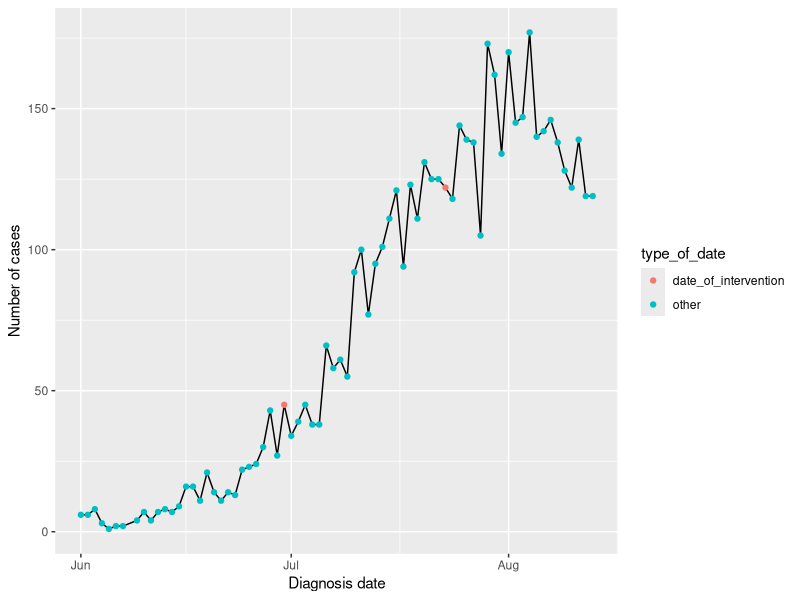
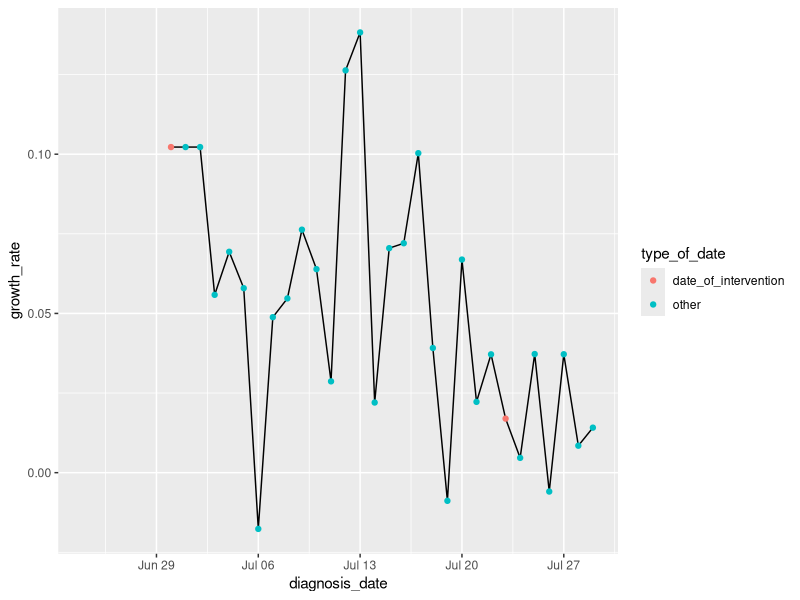

These charts were generated, in order, by the following R code:
## ---- chunk 1
knitr::opts_chunk$set(
  echo = TRUE,
  message = FALSE,
  warning = FALSE
)
library(tidyverse)
library(ggplot2)
library(lubridate)
library(bookdown)
library(deSolve)

## ---- chunk 2
#read the data back into the variable of choice

cleaned_data<- read_csv(here::here("data/release-data-Ranatunga-Ashvin.csv"))
## ---- chunk 3

intervention_dates<- c("2020-06-30", "2020-07-23") #store intervention dates in a variable

#do the following to highlight the intervention dates in plot
cleaned_data$type_of_date<- 
  ifelse(cleaned_data$diagnosis_date == intervention_dates,
         "date_of_intervention","other") 

mycolour<- c("date_of_intervention" = "red", "other" = "grey")

#plot on a graph  
cleaned_data %>%
  ggplot(aes(x= diagnosis_date, y= total_cases))+
  geom_line()+
  
  #add code to highlight specific dates
  geom_point(aes(colour = type_of_date))+
  
  labs(x= "Diagnosis date", y = "Number of cases")

## ---- chunk 4
lockdown_period <- interval(ymd("20200624"), ymd("20200729"))

growth_rate <- cleaned_data %>%
 filter(diagnosis_date %within% lockdown_period) %>% #limit it to the lock down period

  mutate(
 growth_rate=slider::slide_dbl(
 .x = total_cases,
 .f = function(v) {
 log(v[7]/v[1]) / 7 #Seven-day growth rate
 },
 .before=8, #consider only the previous values
 .after = 0
 )
 )
## ---- chunk 5

#do the same as in previous figure to highlight the intervention dates

growth_rate$type_of_date <- 
  ifelse(growth_rate$diagnosis_date == intervention_dates,
         "date_of_intervention","other") 

mycolour<- c("date_of_intervention" = "red", "other" = "grey")

ggplot(growth_rate,aes(diagnosis_date, growth_rate))+
  geom_line()+
  geom_point(aes(colour = type_of_date))

## ---- chunk 6
times <- seq(int_start(lockdown_period), 
                   int_end(lockdown_period), by = "1 day")
parameters <- c(
 "beta" = 2 / 3,
 "sigma" = 1 / 5,
 "gamma" = 1 / 6 # Gives an R0 (beta/gamma) of 4
) 
population_vic <- 6.681e6 #population in Victoria as at September 2020

initial_infected <- 10
initial_state <- c("S" = population_vic - initial_infected, 
                   "E" = 0, 
                   "I" = initial_infected, 
                   "R" = 0, 
                   "incidence" =0)

## ---- chunk 7
covid_cases_intervention_dates <- function(t, state, parameters) {
 with(as.list(c(state, parameters)), { 
   
 population_vic <- S + E + I + R 
 dSdt <- -beta * S * I / population_vic
 dEdt <- beta * S * I / population_vic - sigma * E
 dIdt <- sigma * E - gamma * I
 dRdt <- gamma * I
 dIncidencedt <- sigma * E
 return(list(
 c(dSdt, dEdt, dIdt, dRdt, dIncidencedt) 
 ))
 })
}

## ---- chunk 8
initial_assumption <- ode(
  
 y = initial_state,
 times = as.numeric(difftime(times, times[1], units = "days")),
 func = covid_cases_intervention_dates,
 parms = parameters

 )

#display the output
initial_assumption
## ---- chunk 9
#neaten the data output

tidy_function <- function(ode_output, start_date) {
 as_tibble(ode_output) |>
 mutate(
 
 date = as.Date(start_date + days(time)), #include date in the final output
 daily_incidence = c(0, diff(incidence))
 
 )
}

initial_assumption_tidy_output <- 
  tidy_function(initial_assumption, int_start(lockdown_period))

#displaying the output of the data after tidying
initial_assumption_tidy_output

#displaying the output of the 2 dates of intervention after tidying
initial_assumption_tidy_output[c(7,30),]
